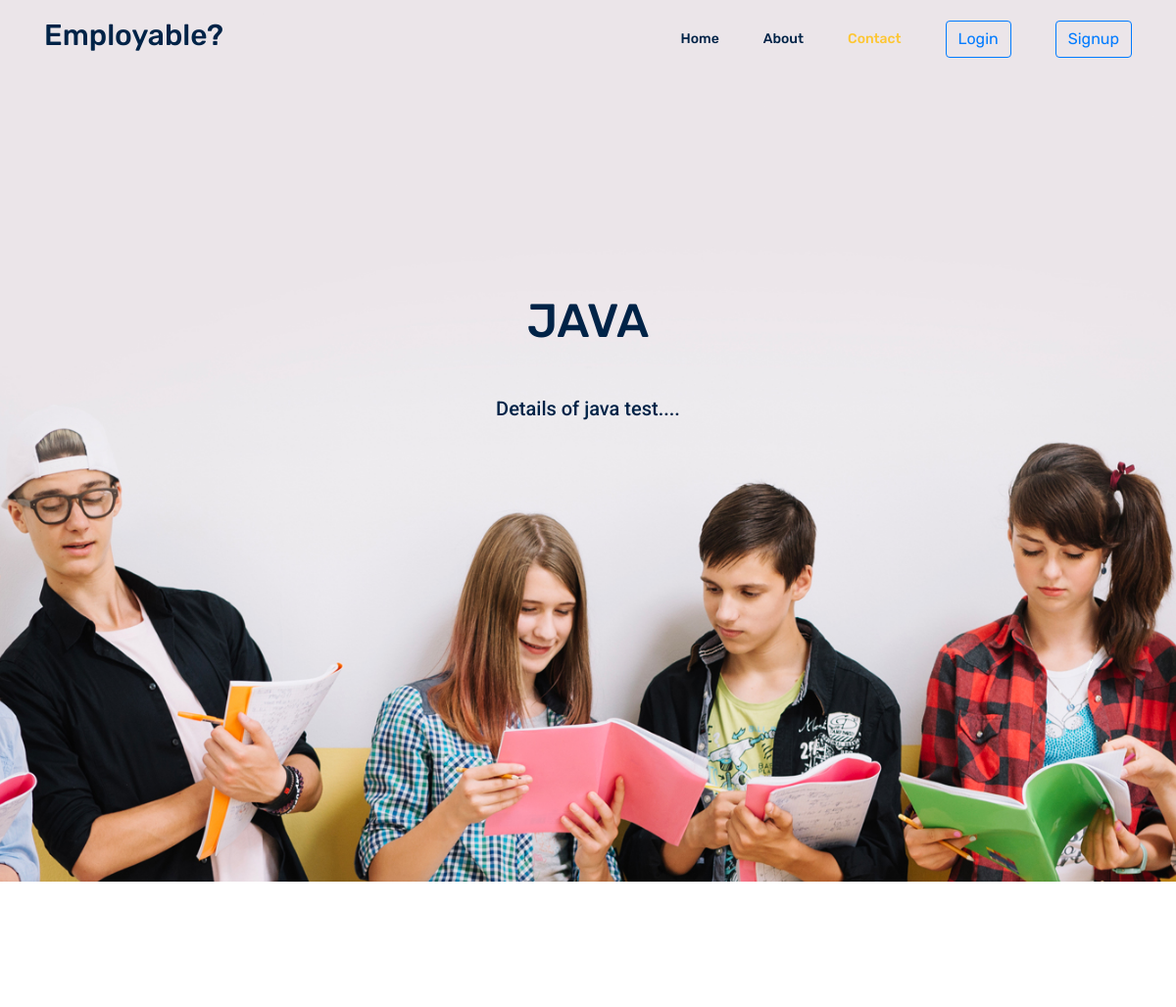
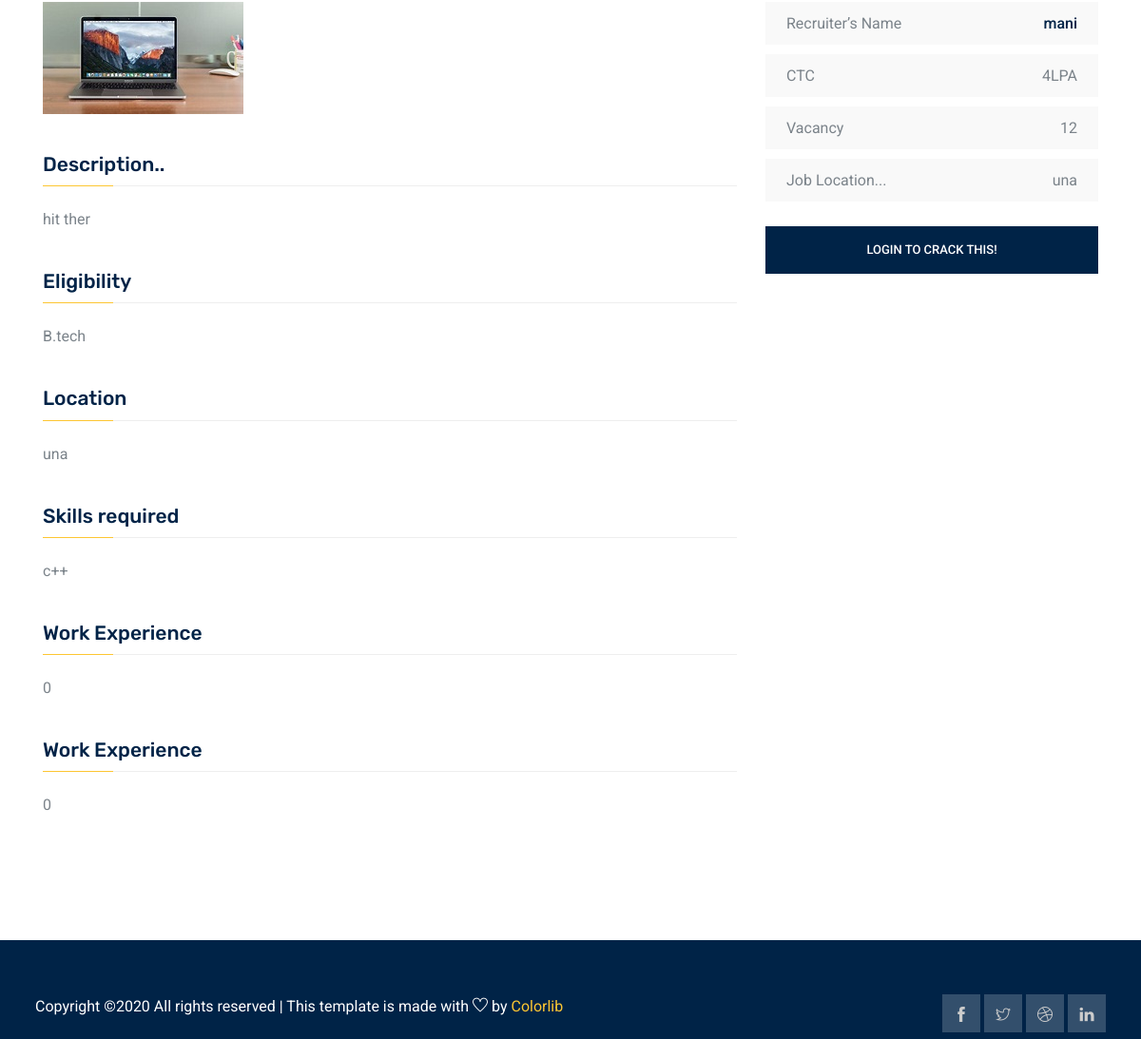
Page /exam/detail/1 on the committed database (2 pictures, top to bottom).
### exam/models.py (models this page shows, shortened)
class Quiz(models.Model):
    owner = models.ForeignKey(User, on_delete=models.CASCADE, related_name='quizzes')
    name = models.CharField(max_length=255)
    subject = models.ForeignKey(Subject, on_delete=models.CASCADE, related_name='quizzes')
    location = models.CharField(max_length=50)
    skills_Required = models.CharField(max_length = 50)
    education = models.CharField(max_length = 50)
    work_exporience = models.CharField(max_length = 50)
    ctc = models.IntegerField()
    posts = models.CharField(max_length=20)

### accounts/models.py (models this page shows)
class User(AbstractUser):
    is_student = models.BooleanField(default=False)
    is_company = models.BooleanField(default=False)
    has_details = models.BooleanField(default=False)
    about = models.TextField(max_length=1000)
    image = models.ImageField(upload_to='main_image',blank = True, null = True)
    website = models.CharField(max_length=40)

### exam/views.py (the view)
# urls.py: path('detail/<int:pk>',quizDetail.as_view(),name = 'detail')
class quizDetail(DetailView):
    template_name = 'exam/detail.html'
    model = Quiz
    context_object_name = 'quiz'

### templates/exam/detail.html
{% extends 'base.html' %}
{% block contactactive %} active {% endblock %}
{% block body %}
<section class="home_banner_area">
    <div class="banner_inner">
      <div class="container">
        <div class="row">
          <div class="col-lg-12">
            <div class="banner_content text-center">
              <h2 class="text-uppercase mt-4 mb-5">
                {{quiz.name}}
              </h2>
              <p>Details of {{quiz.name}} test....</p>
            </div>
          </div>
        </div>
      </div>
    </div>
  </section>
  <section class="course_details_area section_gap">
    <div class="container">
        <div class="row">
            <div class="col-lg-8 course_details_left">
                <div class="main_image">
                    <img class="img-fluid" src={{quiz.owner.image.url}} alt="">
                </div>
                <div class="content_wrapper">
                    <h4 class="title">Description..</h4>
                    <div class="content">
                        {{quiz.owner.about}}
                    </div>
                    <h4 class="title">Eligibility</h4>
                    <div class="content">
                        {{quiz.education}}
                    </div>
                    <h4 class="title">Location</h4>
                    <div class="content">
                        {{quiz.location}}
                    </div>
                    <h4 class="title">Skills required</h4>
                    <div class="content">
                        {{quiz.skills_Required}}
                    </div>
                    <h4 class="title">Work Experience</h4>
                    <div class="content">
                        {{quiz.work_exporience}}
                    </div>
                    <h4 class="title">Work Experience</h4>
                    <div class="content">
                        {{quiz.work_exporience}}
                    </div>
                </div>
            </div>
            <div class="col-lg-4 right-contents">
                <ul>
                    <li>
                        <a class="justify-content-between d-flex" href="#">
                            <p>Recruiter’s Name</p>
                            <span class="or">{{quiz.owner}}</span>
                        </a>
                    </li>
                    <li>
                        <a class="justify-content-between d-flex" href="#">
                            <p>CTC</p>
                            <span>{{quiz.ctc}}LPA</span>
                        </a>
                    </li>
                    <li>
                        <a class="justify-content-between d-flex" href="#">
                            <p>Vacancy</p>
                            <span>{{quiz.posts}}</span>
                        </a>
                    </li>
                    <li>
                        <a class="justify-content-between d-flex" href="#">
                            <p>Job Location... </p>
                            <span>{{quiz.location}}</span>
                        </a>
                    </li>
                </ul>
                {% if user.is_authenticated and user.is_student %}
                <a href="{% url 'take_quiz' quiz.id%}" class="primary-btn2 text-uppercase enroll rounded-0 text-white">Give this test now!</a>
                {% else %}
                <a href="{% url 'login' %}" class="primary-btn2 text-uppercase enroll rounded-0 text-white">Login to crack this!</a>
                {% endif %}
            </div>
        </div>
    </div>
</section>
 {% endblock %}

### rows in the picture
Quiz: name "JAVA", name "java", owner.image (picture), owner.about "hit ther", education "B.tech", location "una", skills_Required "c++", work_exporience "0", owner "mani", ctc "4", posts "12"
